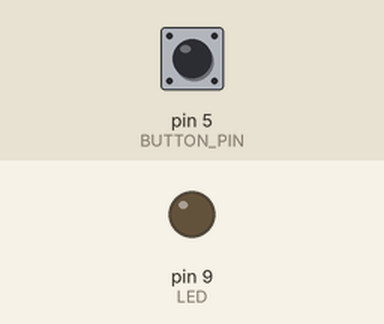
Recording of a sketch running on a simulated Arduino Uno, built with avr-gcc and run on an emulated ATmega328P. On the bench: output pins drawn as LEDs (lit = HIGH). The inputs (shaded band) are chosen by the test bench; at power-on: pin 5 (BUTTON_PIN) HIGH.

Above: at 1.2 s.
1.3 s: pin 5 (BUTTON_PIN) pulled LOW for 1 s
At 3.5 s:
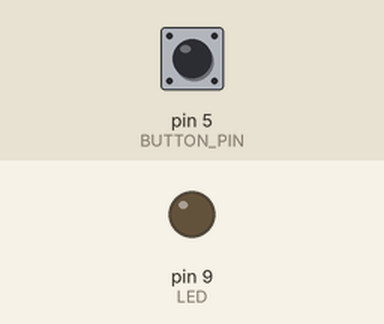
4.3 s: pin 5 (BUTTON_PIN) pulled LOW for 3.2 s
At 6.02 s:
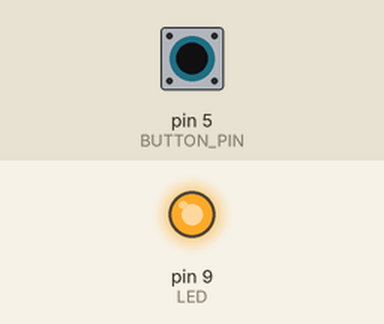
Timing chart, 0 to 8.9 s (numbered marks = the images above; inputs shaded):
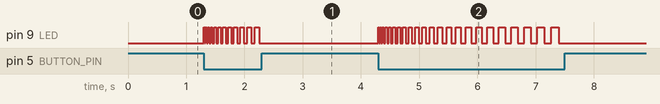

Measured:
- after the input at 1.3 s, pin 9 (LED): LOW → HIGH at once, then repeats every 0.04 s: LOW 0.02 s, HIGH 0.02 s, until it stays LOW from 2.3 s
- after the input at 4.3 s, pin 9 (LED): LOW → HIGH at once, then repeats every 0.04 s: LOW 0.02 s, HIGH 0.02 s, until it stays LOW from 7.4 s

The sketch:

_02_ArduinoClass_Switch_InternalResistor.ino
```cpp
const int LED = 9;
const int BUTTON_PIN = 5;

const int INCREMENT = 5;

const int DEFAULT_WAIT = 10;

int wait;

void setup() {

  pinMode(LED, OUTPUT);

  // Similar to setting it to INPUT, and doing a digitalWrite - HIGH
  pinMode(BUTTON_PIN, INPUT_PULLUP);

  wait = 10;

}

void loop() {

  boolean button_off = digitalRead(BUTTON_PIN);

  if (button_off == LOW) {

    wait = wait + INCREMENT;

    digitalWrite(LED, HIGH);   // turn the LED on (HIGH is the voltage level)
    delay(wait);               // wait for a second
    digitalWrite(LED, LOW);    // turn the LED off by making the voltage LOW
    delay(wait);             // wait for a second

  } else {
    wait = DEFAULT_WAIT;
  }

}
```
